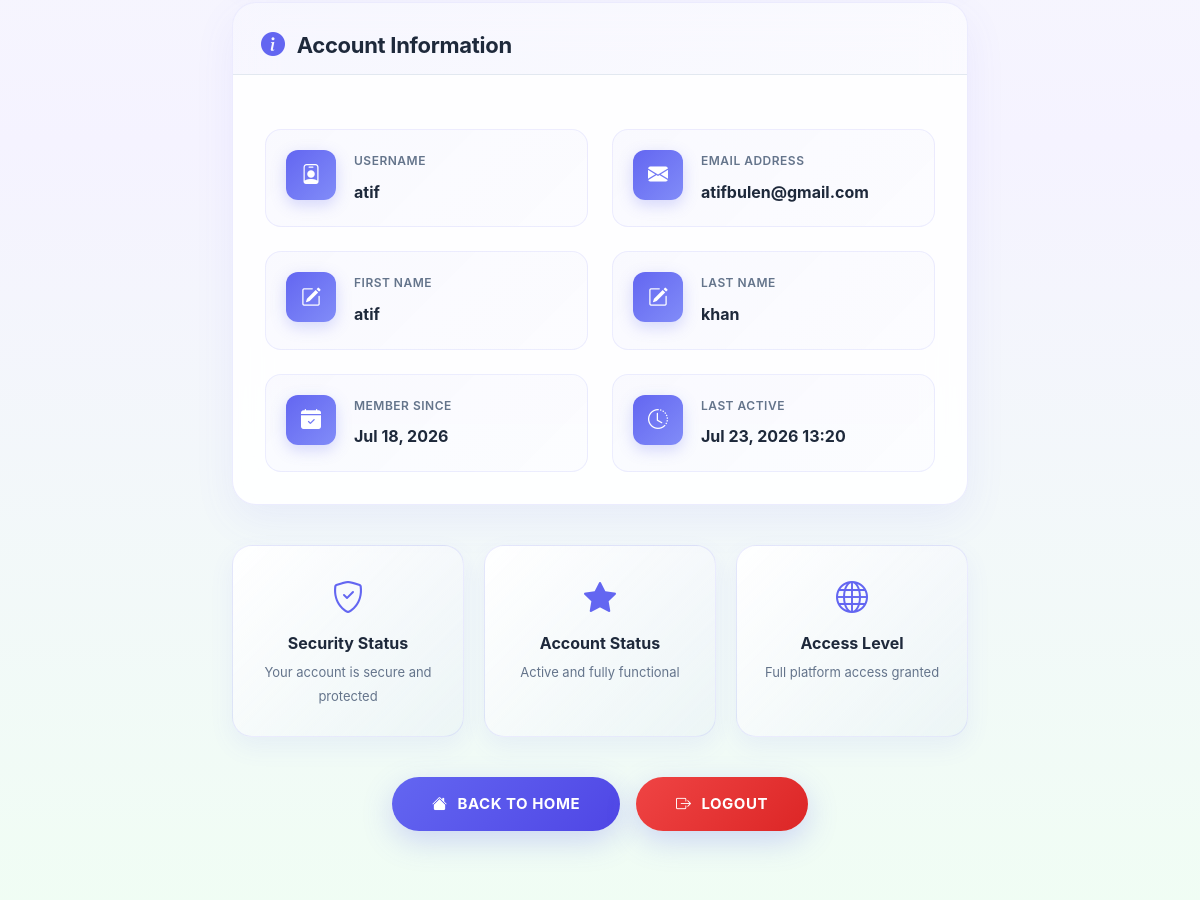
The app's page /accounts/profile/ (signed in, middle part), older data.
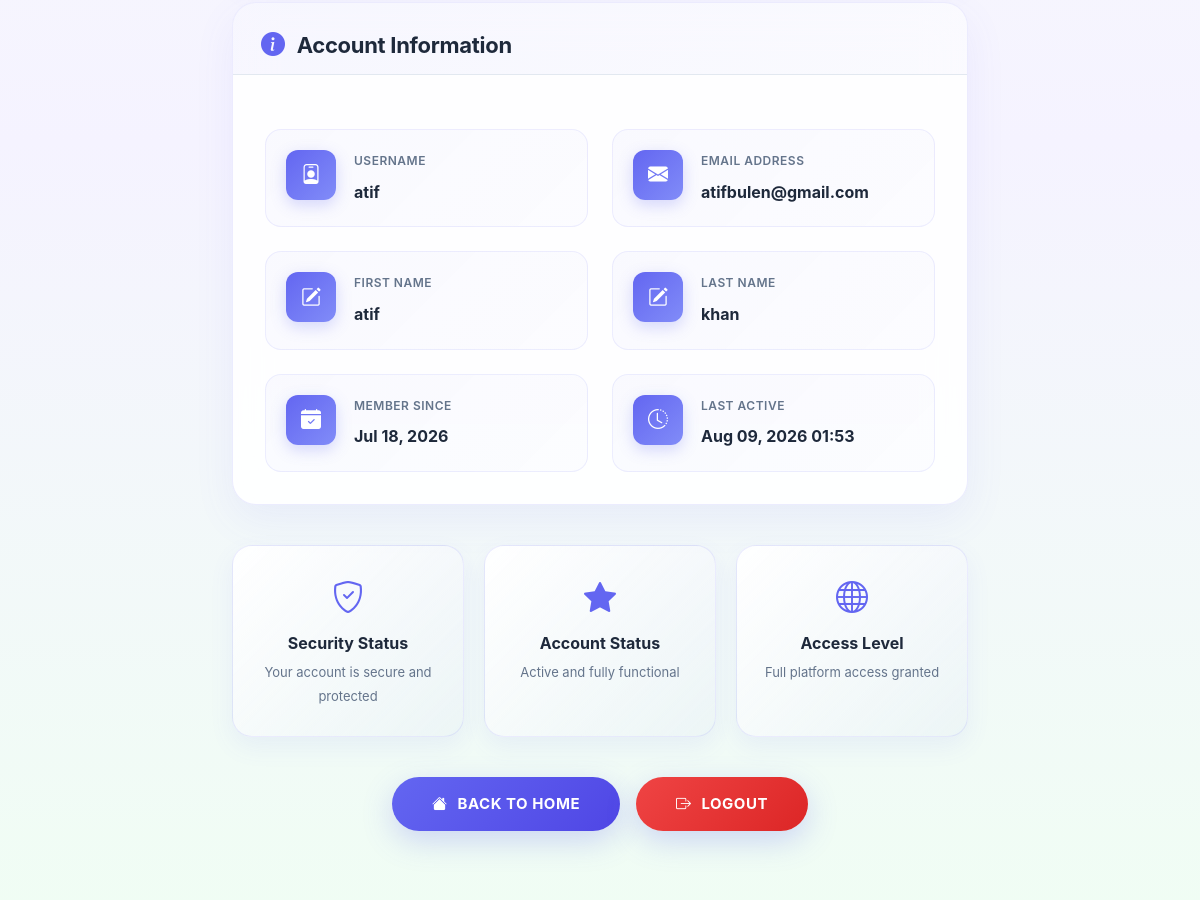
The same page, newer data.
### accounts/models.py (models this page shows, shortened)
class CustomUser(AbstractUser):
    email = models.EmailField(unique=True)
    phone = models.CharField(max_length=15, blank=True)
    address = models.TextField(blank=True)

### chat/context_processors.py (called while the page is built)
def unread_messages(request):
    if request.user.is_authenticated:
        count = Message.objects.filter(
            conversation__buyer=request.user,
            is_read=False,
        ).exclude(
            sender=request.user,
        ).count() + Message.objects.filter(
            conversation__seller=request.user,
            is_read=False,
        ).exclude(
            sender=request.user,
        ).count()
        return {
            "unread_message_count": count
        }
    return {
        "unread_message_count": 0
    }

### accounts/templates/accounts/profile.html (shortened to what the changed rows need)
{% extends "core/base.html" %}
{% load static %}
{% block extra_css %}
<link rel="stylesheet" href="{% static 'core/css/style.css' %}">
<link rel="stylesheet" href="{% static 'core/css/profile.css' %}">
<link rel="stylesheet" href="https://cdn.jsdelivr.net/npm/bootstrap-icons@1.11.3/font/bootstrap-icons.min.css">
{% endblock %}
{% block content %}
<section class="profile-section">
    <div class="container">
        <div class="row justify-content-center">
            <div class="col-lg-8">
                <div class="profile-details-card">
                    <div class="card-header-custom">
                        <h2 class="section-title">
                            <i class="bi bi-info-circle-fill"></i>
                            Account Information
                        </h2>
                    </div>
                    <div class="card-body-custom">
                        <div class="profile-info-grid">
                            <div class="info-item">
                                <div class="info-content">
                                    <p class="info-label">Username</p>
                                    <p class="info-value">{{ user.username }}</p>
                                </div>
                            </div>
                            <div class="info-item">
                                <div class="info-content">
                                    <p class="info-label">Email Address</p>
                                    <p class="info-value">{{ user.email }}</p>
                                </div>
                            </div>
                            <div class="info-item">
                                <div class="info-content">
                                    <p class="info-label">First Name</p>
                                    <p class="info-value">{{ user.first_name|default:"Not set" }}</p>
                                </div>
                            </div>
                            <div class="info-item">
                                <div class="info-content">
                                    <p class="info-label">Last Name</p>
                                    <p class="info-value">{{ user.last_name|default:"Not set" }}</p>
                                </div>
                            </div>
                            <div class="info-item">
                                <div class="info-content">
                                    <p class="info-label">Member Since</p>
                                    <p class="info-value">{{ user.date_joined|date:"M d, Y" }}</p>
                                </div>
                            </div>
                            <div class="info-item">
                                <div class="info-content">
                                    <p class="info-label">Last Active</p>
                                    <p class="info-value">{{ user.last_login|date:"M d, Y H:i"|default:"Just now" }}</p>
                                </div>
                            </div>
                        </div>
                    </div>
                </div>
            </div>
        </div>
    </div>
</section>
{% endblock %}

Row changes from the older to the newer data that the page shows:
changed CustomUser "atif": last_login "Jul 23, 2026 13:20" → "Aug 09, 2026 01:53"
